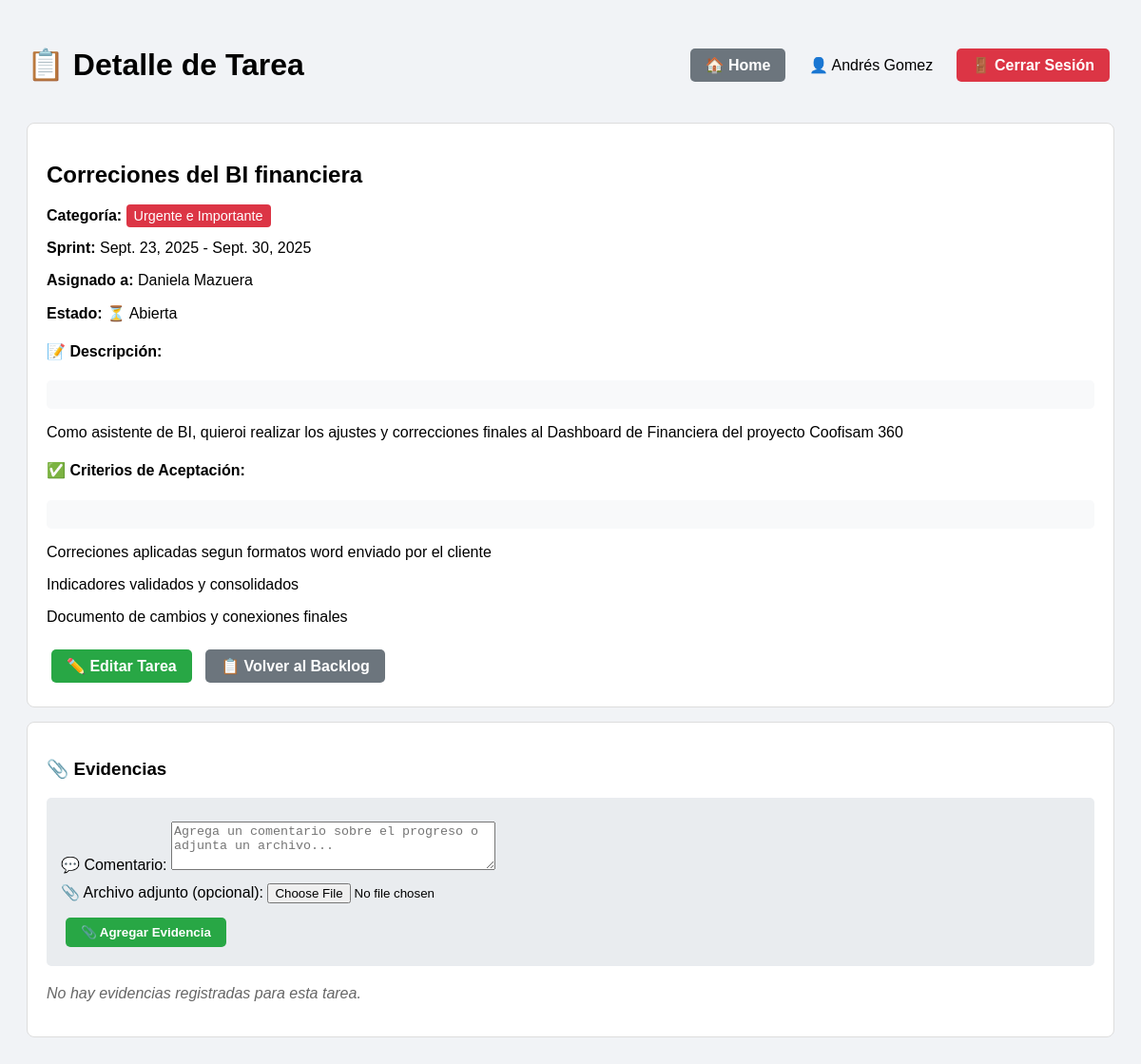
The page /tarea/288/ (signed in) on the database as committed earlier.
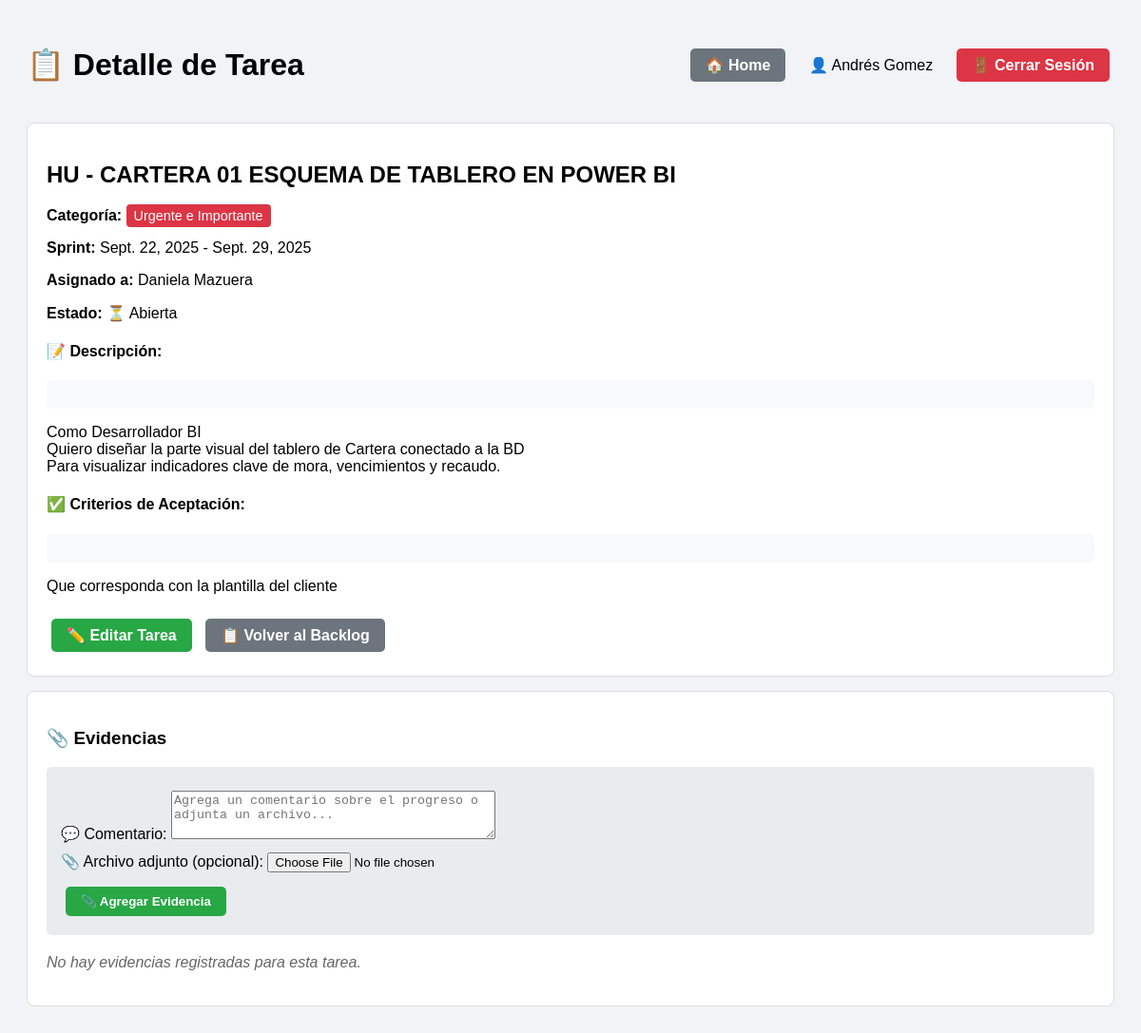
The same page on the database as committed later.
### backlog/models.py (models this page shows, shortened)
class Tarea(models.Model):
    MATRIZ_CHOICES = [
        ("UI", "Urgente e Importante"),
        ("NUI", "No Urgente e Importante"),
        ("UNI", "Urgente y No Importante"),
        ("NUNI", "No Urgente y No Importante"),
    ]
    ESTADO_CHOICES = [
        ("NUEVO", "Nuevo"),
        ("APROBADO", "Aprobado"),
        ("EN_PROGRESO", "En Progreso"),
        ("COMPLETADO", "Completado"),
        ("BLOQUEADO", "Bloqueado"),
    ]
    titulo = models.CharField(max_length=200)
    descripcion = models.TextField(blank=True)
    criterios_aceptacion = models.TextField(
        blank=True,
        help_text="Criterios que deben cumplirse para cerrar esta tarea"
    )
    categoria = models.CharField(max_length=4, choices=MATRIZ_CHOICES)
    estado = models.CharField(
        max_length=20,
        choices=ESTADO_CHOICES,
        default="NUEVO",
        help_text="Estado actual de la tarea en el workflow"
    )
    asignado_a = models.ForeignKey(
        Integrante,
        on_delete=models.SET_NULL,
        null=True,
        blank=True,
        related_name="tareas_asignadas"
    )
    sprint = models.ForeignKey(Sprint, on_delete=models.CASCADE)
    completada = models.BooleanField(default=False)
    fecha_cierre = models.DateTimeField(null=True, blank=True)
    informe_cierre = models.FileField(
        upload_to="informes_cierre/",
        blank=True,
        null=True,
        help_text="Archivo requerido para cerrar la tarea"
    )

class Sprint(models.Model):
    nombre = models.CharField(max_length=50, default="Sprint")
    inicio = models.DateField()
    fin = models.DateField()

class Integrante(models.Model):
    ROL_PERMISOS = {
        "Lider Bases de datos": ["crear_tareas", "agregar_evidencias", "editar_tareas"],
        "Scrum Master / PO": ["crear_tareas", "agregar_evidencias", "editar_tareas"],
    }
    user = models.OneToOneField(User, on_delete=models.CASCADE)
    rol = models.CharField(max_length=100, blank=True)
    def puede_crear_tareas(self):
        permisos = self.ROL_PERMISOS.get(self.rol, [])
        return "crear_tareas" in permisos
    def puede_agregar_evidencias(self):
        permisos = self.ROL_PERMISOS.get(self.rol, [])
        return "agregar_evidencias" in permisos

### backlog/views.py (the view)
# urls.py: path("tarea/<int:tarea_id>/", views.detalle_tarea, name="detalle_tarea"),  # Detalle
@login_required
def detalle_tarea(request, tarea_id):
    tarea = get_object_or_404(Tarea, id=tarea_id)
    evidencias = tarea.evidencias.all().order_by("-creado_en")  # ✅ corregido
    form = EvidenciaForm()
    return render(request, "backlog/detalle_tarea.html", {
        "tarea": tarea,
        "evidencias": evidencias,
        "form": form,
    })

### backlog/forms.py (shortened to what this page needs)
class EvidenciaForm(forms.ModelForm):
    class Meta:
        model = Evidencia
        fields = ["comentario", "archivo"]
        labels = {
            "comentario": "💬 Comentario",
            "archivo": "📎 Archivo adjunto (opcional)",
        }
        widgets = {
            "comentario": forms.Textarea(attrs={
                "rows": 3, "class": "form-control", "placeholder": "Agrega un comentario sobre el progreso o adjunta un archivo..."
            }),
            "archivo": forms.ClearableFileInput(attrs={"class": "form-control"}),
        }

### backlog/templates/backlog/detalle_tarea.html (shortened to what the changed rows need)
{% load static %}
<!DOCTYPE html>
<html>
<head>
</head>
<body>
    <div style="display: flex; justify-content: space-between; align-items: center; margin-bottom: 20px;">
        <h1>📋 Detalle de Tarea</h1>
    </div>
    <div class="card">
        <h2>{{ tarea.titulo }}</h2>
        <p><strong>Categoría:</strong>
            <span class="badge {% if tarea.categoria == 'UI' %}badge-ui{% elif tarea.categoria == 'NUI' %}badge-nui{% elif tarea.categoria == 'UNI' %}badge-uni{% else %}badge-nuni{% endif %}">
                {{ tarea.get_categoria_display }}
            </span>
        </p>
        <p><strong>Sprint:</strong> {{ tarea.sprint.inicio }} - {{ tarea.sprint.fin }}</p>
        <p><strong>Asignado a:</strong> {{ tarea.asignado_a.user.first_name }} {{ tarea.asignado_a.user.last_name }}</p>
        <p><strong>Estado:</strong>
            {% if tarea.completada %}
                ✅ Cerrada {% if tarea.fecha_cierre %}({{ tarea.fecha_cierre|date:"d/m/Y H:i" }}){% endif %}
            {% else %}
                ⏳ Abierta
            {% endif %}
        </p>
        {% if tarea.descripcion %}
        <div style="margin: 15px 0;">
            <h4>📝 Descripción:</h4>
            <p style="background: #f8f9fa; padding: 15px; border-radius: 5px;">{{ tarea.descripcion|linebreaks }}</p>
        </div>
        {% endif %}
        {% if tarea.criterios_aceptacion %}
        <div style="margin: 15px 0;">
            <h4>✅ Criterios de Aceptación:</h4>
            <p style="background: #f8f9fa; padding: 15px; border-radius: 5px;">{{ tarea.criterios_aceptacion|linebreaks }}</p>
        </div>
        {% endif %}
        <div style="margin-top: 20px;">
            {% if request.user.integrante.puede_crear_tareas %}
                <a href="{% url 'editar_tarea' tarea.id %}" class="btn btn-success">✏️ Editar Tarea</a>
            {% endif %}
            <a href="{% url 'backlog_lista' %}" class="btn btn-secondary">📋 Volver al Backlog</a>
        </div>
    </div>
</body>
</html>

Rows that differ between the two databases and show on the page:
changed Tarea "Urgente e Importante": titulo "Correciones del BI financiera" → "HU - CARTERA 01 ESQUEMA DE TABLERO EN POWER BI"; sprint.inicio "Sept. 23, 2025" → "Sept. 22, 2025"; sprint.fin "Sept. 30, 2025" → "Sept. 29, 2025"; descripcion "Como asistente de BI, quieroi realizar los ajustes y correcciones finales al Dashboard de Financiera del proyecto Coofisam 360" → "Como Desarrollador BI Quiero diseñar la parte visual del tablero de Cartera conectado a la BD Para visualizar indicadores clave de mora, vencimientos y recaudo."; criterios_aceptacion "Correciones aplicadas segun formatos word enviado por el cliente Indicadores validados y consolidados Documento de cambios y conexiones finales" → "Que corresponda con la plantilla del cliente"
